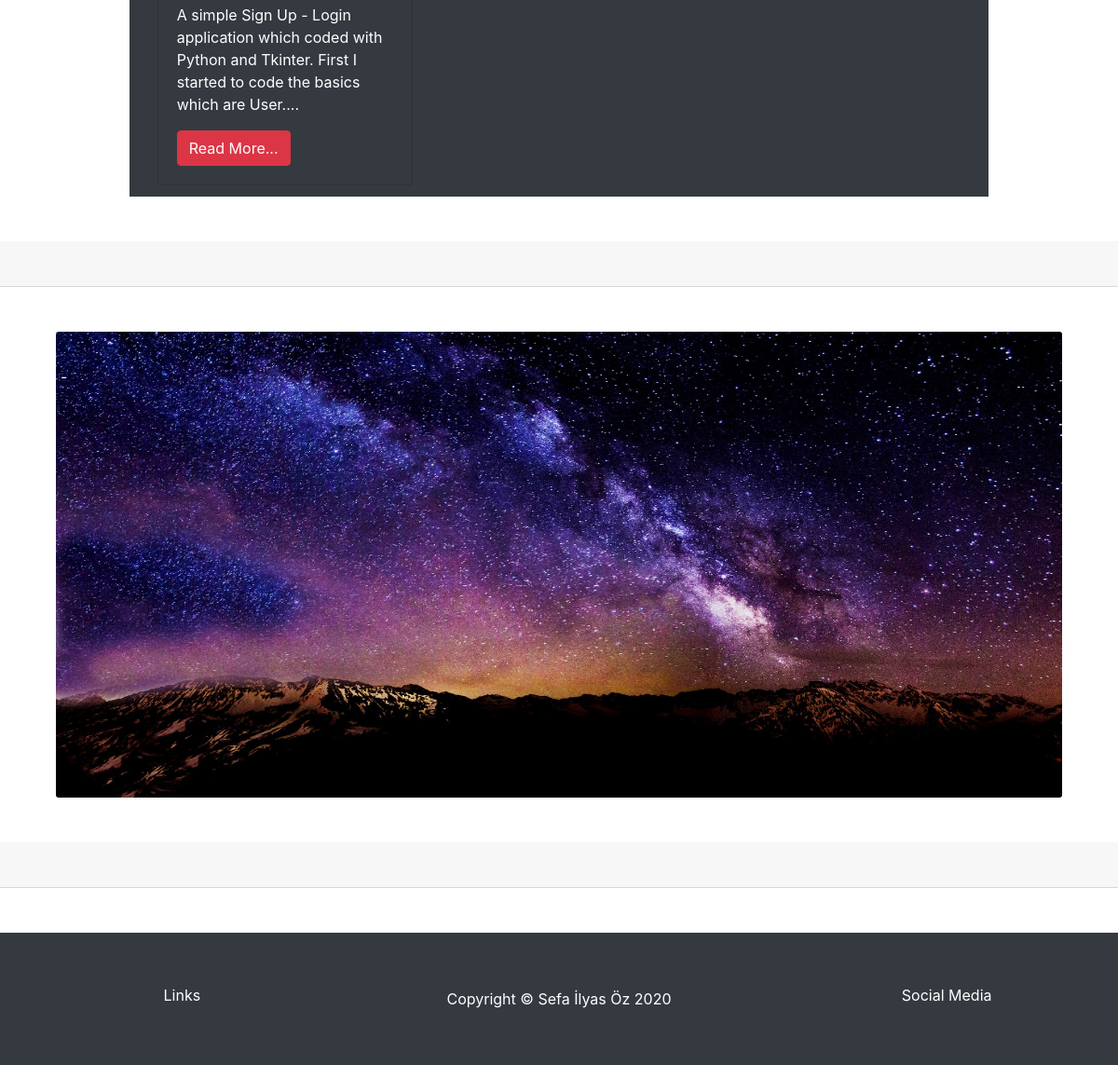
The app's page / (lower part), older data.
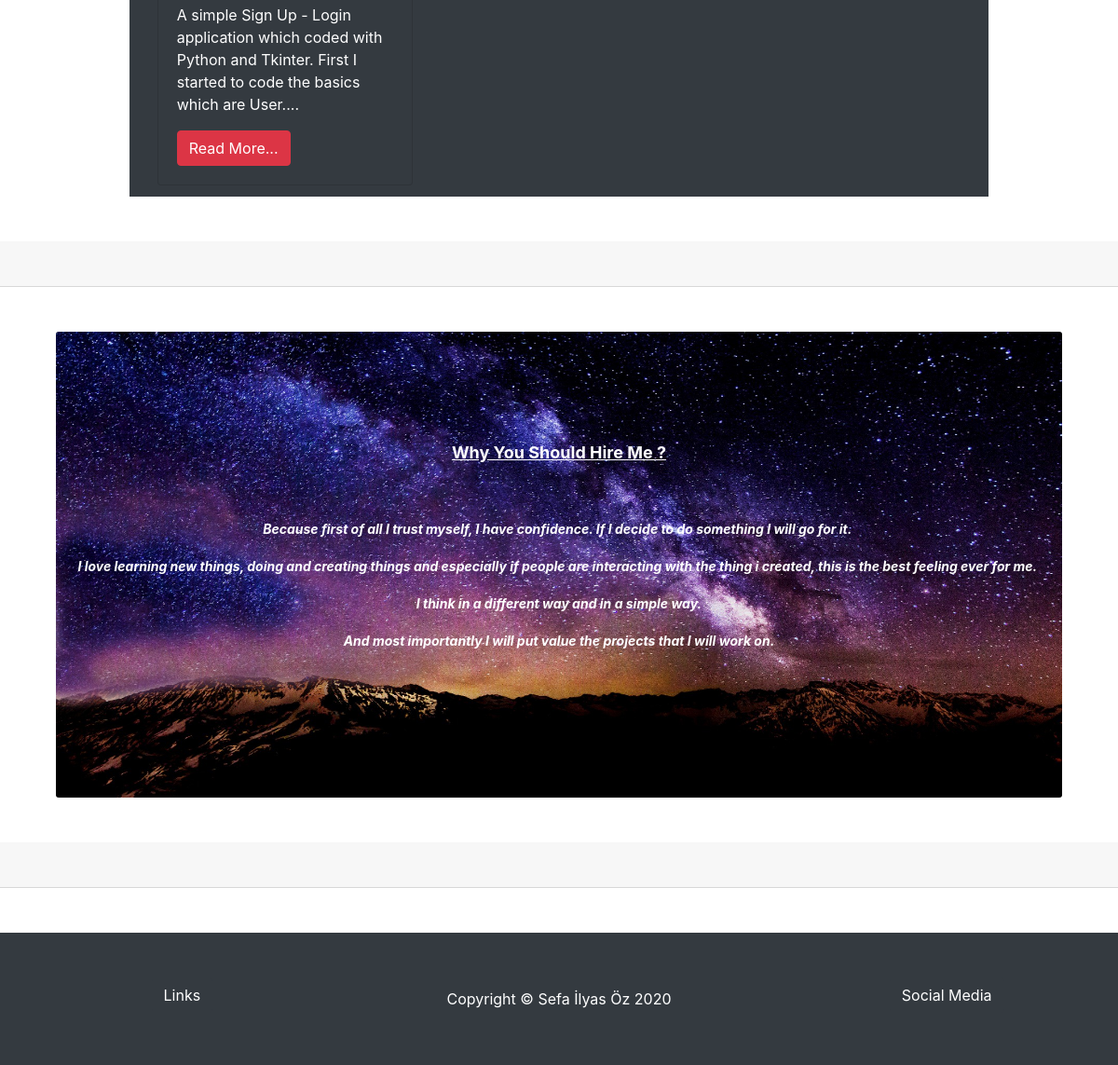
The same page, newer data.
### pages/models.py (models this page shows, shortened)
class Setting(models.Model):
    STATUS = (
        ('TRUE', 'EVET'),
        ('FALSE', 'HAYIR'),
    )
    title = models.CharField(blank=True, max_length=150, verbose_name="Site Adı")
    keywords = models.CharField(blank=True, max_length=100)
    description = models.CharField(blank=True, max_length=100)
    company = models.CharField(blank=True, max_length=100, verbose_name="Şirket Adı")
    address = models.CharField(blank=True, max_length=200, verbose_name="Adres")
    phone = models.CharField(blank=True, max_length=15, verbose_name="Telefon")
    fax = models.CharField(blank=True, max_length=15, verbose_name="Fax")
    email = models.CharField(blank=True, max_length=100, verbose_name="Email")
    smtpserver = models.CharField(blank=True, max_length=100)
    smtpemail = models.CharField(blank=True, max_length=100)
    smtppassword = models.CharField(blank=True, max_length=100)
    smtpport = models.CharField(blank=True, max_length=10)
    icon = models.ImageField(blank=True, upload_to='',verbose_name="Logo")
    facebook = models.CharField(blank=True, max_length=100)
    twitter = models.CharField(blank=True, max_length=100)
    instagram = models.CharField(blank=True, max_length=100)
    youtube = models.CharField(blank=True, max_length=100, default="")
    github = models.CharField(blank=True, max_length=100, default="")
    kariyer = models.CharField(blank=True, max_length=100, default="")
    aboutme = RichTextField()
    contact = RichTextField()
    career = RichTextField()
    welcoming = RichTextField()
    status = models.CharField(max_length=10, choices=STATUS)
    create_at = models.DateTimeField(auto_now_add=True)
    update_at = models.DateTimeField(auto_now=True)
    def image_tag(self):
        return mark_safe('<img src="{}" height="50" />'.format(self.icon.url))
    image_tag.short_description = 'Logo'

### pages/views.py (the view)
# urls.py: path('',views.index, name="blogs"),
def index(request):
    blogs = Blog.objects.filter(status='Yayında')
    projects = Project.objects.filter(status='Yayında').order_by('-created_date')[:3]
    settings = Setting.objects.get(pk=1)
    context = {'blogs': blogs, 'settings': settings, 'projects':projects}
    return render(request, 'pages/index.html', context)

### templates/pages/index.html (shortened to what this page needs)
{% extends 'homebase.html' %}
{% block content %}
    {% include "pages/content.html" %}
{% endblock %}

### templates/pages/content.html (shortened to what this page needs)
{% load static %}
			<div class="mt-5 mb-5">
				<div class="row">
					<div class="col-sm-9 col-md-9 m-auto text-white bg-dark">
						{% for project in projects %}
       					 <div class="card-columns col-md-12">
							<div class="card bg-dark text-white">
								<div class="card-body">
									<p class="card-text"> {{ project.description }}</p>
									<small> <a href="/projects/{{ project.id }}" class="btn btn-danger"> Read More...</a> </small>
								</div>
							</div>
        				 </div>
						{% endfor %}
      				</div>
    			</div>
			</div>
			<div class="card-header text-center navbar-expand p-4">
			</div>
			<div class="container">
				<div class="col-md-12 col-sm-12 card text-white mt-5 border-0">
            				<img class="card-img" src="{% static 'cardbg.jpg'%}" alt="" height="500">
            			<div class="card-img-overlay">
						<p class="card-text">
							{{ settings.contact | safe }}
						</p>
            		</div>
        		</div>
			</div>
			<div class="card-header text-center navbar-expand p-4 mt-5 mb-5">
			</div>

### templates/pages/footer.html (shortened to what this page needs)
<div class="footer">
    <navbar class="navbar-expand bg-dark p-5 navbar text-white">
        <div class="col-md-4">
            <div class="col-md-6" style="margin: auto">
                    <button class="btn btn-dark d-block mb-2" data-toggle="collapse" data-target="#collapse-btn-1">Links</button>
            </div>
        </div>
        <div class="col-md-4 text-center">
            Copyright &copy; {{ settings.title }} 2020
        </div>
        <div class="col-md-4">
           <div class="col-md-7" style="margin-left: auto">
                    <button class="btn btn-dark d-block mb-2" data-toggle="collapse" data-target="#collapse-btn-2">Social Media</button>
            </div>
        </div>
    </navbar>
</div>

Row changes from the older to the newer data that the page shows:
changed Setting "Sefa İlyas Öz": contact "-" → "Why You Should Hire Me ? Because first of all I trust myself, I have confidence. If I decide to do something I will go for it. I love learning new things, doing and creating things and especially if people are interacting with the thing i created, this is the best feeling ever for me. I think in a different way and in a simple way. And most importantly I will put value the projects that I will work on."
